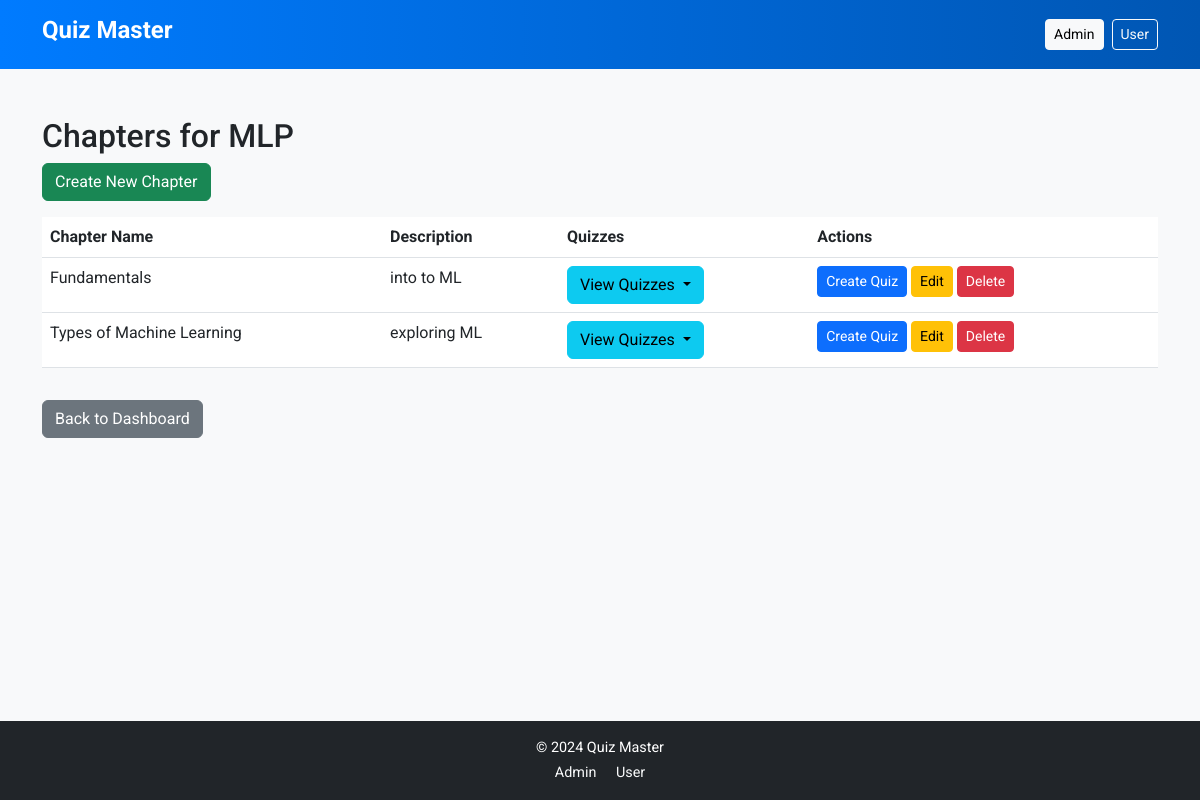
The page /admin/view_chapters/1 (signed in) on the database its author committed.
### models/subject.py (models this page shows)
class Subject(db.Model):
    id = db.Column(db.Integer, primary_key=True)
    name = db.Column(db.String(120), nullable=False)
    description = db.Column(db.String(250), nullable=False)
    chapters = db.relationship('Chapter', backref='subject', lazy=True)  # Keep the relationship with chapters

### models/chapter.py (models this page shows)
class Chapter(db.Model):
    id = db.Column(db.Integer, primary_key=True)
    name = db.Column(db.String(120), nullable=False)
    subject_id = db.Column(db.Integer, db.ForeignKey('subject.id'), nullable=False)
    description = db.Column(db.Text, nullable=True)
    quizzes = db.relationship('Quiz', backref='chapter', lazy=True)  # Add this line to establish the relationship

### controllers/admin_controller.py (the view)
@bp.route('/view_chapters/<int:subject_id>', methods=['GET'])
def view_chapters(subject_id):
    if session.get('admin_logged_in'):
        subject = Subject.query.get_or_404(subject_id)
        chapters = Chapter.query.filter_by(subject_id=subject_id).all()
        return render_template('admin/view_chapters.html', subject=subject, chapters=chapters)
    else:
        flash('Please log in as Admin to access this page.', 'error')
        return redirect(url_for('admin.login'))

### templates/admin/view_chapters.html (shortened to what this page needs)
{% extends 'base.html' %}
{% block content %}
<h2>Chapters for {{ subject.name }}</h2>
<a href="{{ url_for('admin.create_chapter', subject_id=subject.id) }}" class="btn btn-success mb-3">Create New Chapter</a>
<table class="table">
    <thead>
        <tr>
            <th>Chapter Name</th>
            <th>Description</th>
            <th>Quizzes</th>
            <th>Actions</th>
        </tr>
    </thead>
    <tbody>
        {% for chapter in chapters %}
        <tr>
            <td>{{ chapter.name }}</td>
            <td>{{ chapter.description }}</td>
            <td>
                <div class="dropdown">
                    <button class="btn btn-info dropdown-toggle" type="button" id="dropdownMenu{{ chapter.id }}" data-bs-toggle="dropdown" aria-expanded="false">
                        View Quizzes
                    </button>
                </div>
            </td>
            <td>
                <a href="{{ url_for('admin.create_quiz', chapter_id=chapter.id) }}" class="btn btn-primary btn-sm">Create Quiz</a>
                <a href="{{ url_for('admin.edit_chapter', chapter_id=chapter.id) }}" class="btn btn-warning btn-sm">Edit</a>
                <form action="{{ url_for('admin.delete_chapter', chapter_id=chapter.id) }}" method="POST" style="display:inline;">
                    <button type="submit" class="btn btn-danger btn-sm" onclick="return confirm('Are you sure you want to delete this chapter?');">Delete</button>
                </form>
            </td>
        </tr>
        {% endfor %}
    </tbody>
</table>
<a href="{{ url_for('admin.dashboard') }}" class="btn btn-secondary mt-3">Back to Dashboard</a>
{% endblock %}

### static/css/style.css (style rules this page uses)
body { font-family: 'Roboto', sans-serif; background-color: #f8f9fa; }
html, body { height: 100%; margin: 0; display: flex; flex-direction: column; }

### rows shown on the page
Subject: name "MLP"
Chapter: name "Fundamentals", description "into to ML"
Chapter: name "Types of Machine Learning", description "exploring ML"
